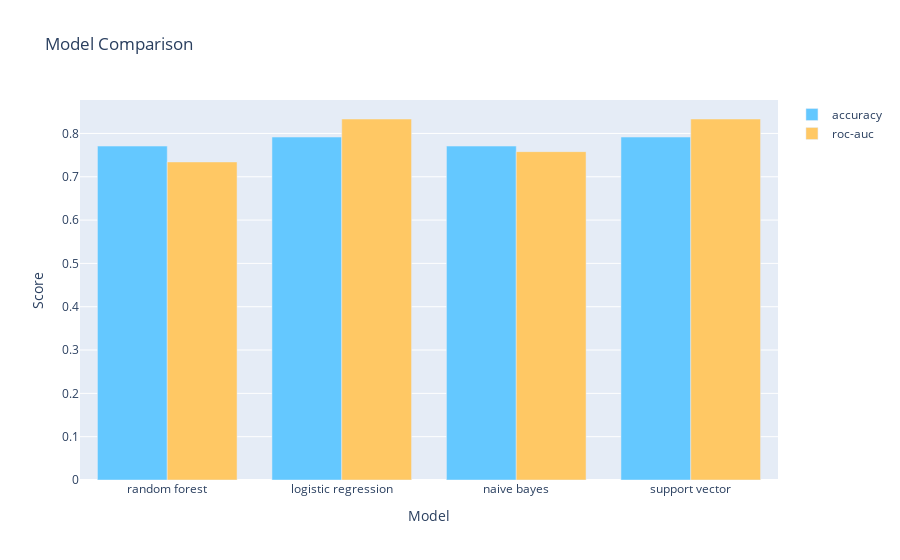

Here is the notebook cell this chart was saved with:
### Code cell
# display results with plotly
trace0 = go.Bar(x= evaldf.index,
                y= evaldf['accuracy'].values,
                name='accuracy',
                marker=dict(color='rgb(100,200,300)'))
trace1 = go.Bar(x= evaldf.index,
                y= evaldf['rocauc'].values,
                name='roc-auc',
                marker=dict(color='rgb(300,200,100)'))
# now the layout
layout=go.Layout(title='Model Comparison',
                   xaxis= dict(title='Model'),
                   yaxis=dict(title='Score'))
# bind using go.Figure
fig = go.Figure(data=[trace0, trace1], layout=layout)
fig

### Figure 1 — Plotly figure (JSON) as saved in the notebook; plotly's stock layout.template omitted (floating-point values rounded to 4 significant figures)
{"data": [{"marker": {"color": "rgb(100,200,300)"}, "name": "accuracy", "type": "bar", "x": ["random forest", "logistic regression", "naive bayes", "support vector"], "y": [0.7708, 0.7917, 0.7708, 0.7917]}, {"marker": {"color": "rgb(300,200,100)"}, "name": "roc-auc", "type": "bar", "x": ["random forest", "logistic regression", "naive bayes", "support vector"], "y": [0.7342, 0.8333, 0.758, 0.8333]}], "layout": {"title": {"text": "Model Comparison"}, "xaxis": {"title": {"text": "Model"}}, "yaxis": {"title": {"text": "Score"}}}}
